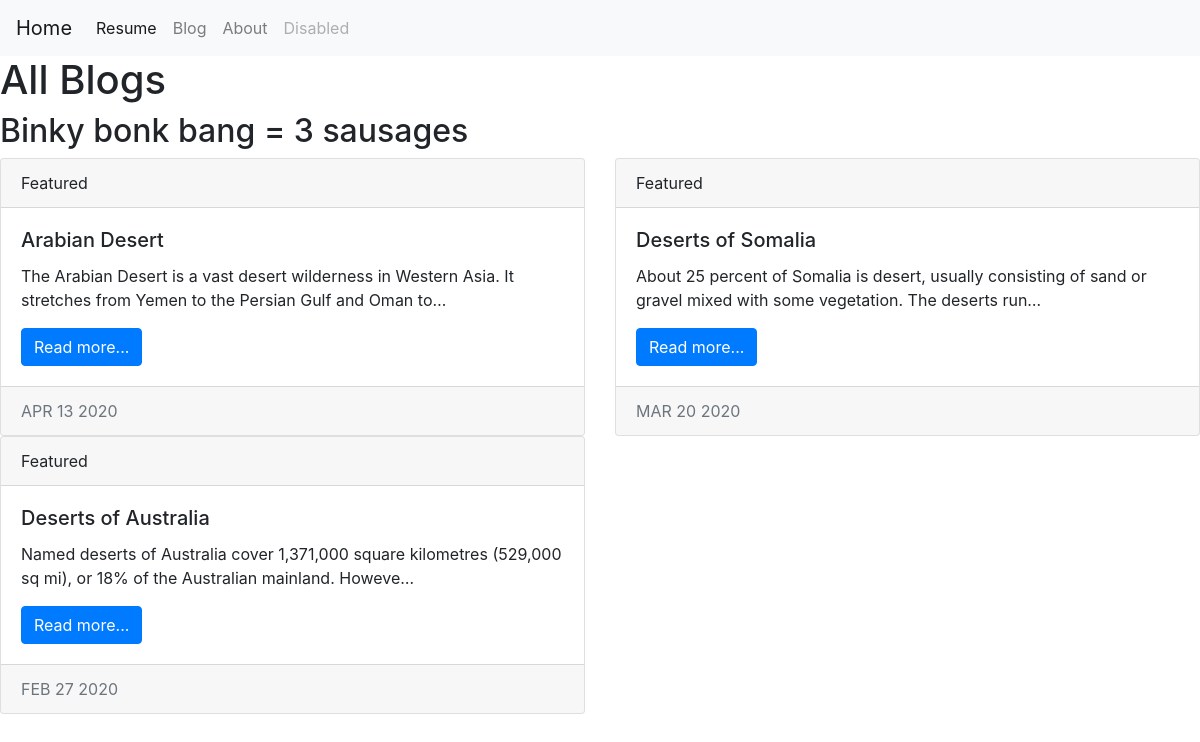
Screenshot of /blog/ with the database file from the repository.
### blog/models.py (models this page shows, shortened)
class Blog(models.Model):
    title = models.CharField(max_length=100)
    description = models.TextField()
    date = models.DateField()

### blog/views.py (the view)
# urls.py: path('', views.all_blogs, name='all_blogs'),
def all_blogs(request):
    blogs = Blog.objects.order_by('-date')[:5]
    return render(request, 'blog/all_blogs.html', {'blogs':blogs})

### blog/templates/blog/all_blogs.html
{% extends 'portfolio/base.html' %}
{% block content %}
<h1>All Blogs</h1>
<h2>Binky bonk bang = {{ blogs.count}} sausage{{ blogs.count|pluralize }}</h2>
<div class="row">
{% for blog in blogs %}
<div class="col-sm-6">
    <div class="card">
        <div class="card-header">
        Featured
        </div>
        <div class="card-body">
        <h5 class="card-title">{{ blog.title }}</h5>
        <p class="card-text">{{ blog.description|striptags|truncatechars:120 }}</p>
        <a href="{% url 'blog:detail' blog.id %}" class="btn btn-primary">Read more...</a>
        </div>
        <div class="card-footer text-muted">
            {{ blog.date|date:'M d Y'|upper }}
        </div>
        </div>
    </div>
{% endfor %}
</div>
{% endblock %}

### portfolio/templates/portfolio/base.html (shortened to what this page needs)
<!doctype html>
{% load static %}
<html lang="en">
  <head>
    <link rel="stylesheet" href="https://stackpath.bootstrapcdn.com/bootstrap/4.4.1/css/bootstrap.min.css">
    <nav class="navbar navbar-expand-lg navbar-light bg-light">
        <a class="navbar-brand" href="{% url 'home' %}">Home</a>
        <div class="collapse navbar-collapse" id="navbarNav">
          <ul class="navbar-nav">
            <li class="nav-item active">
              <a class="nav-link" href="{% static 'portfolio/cv.pdf'"}>Resume</a>
            </li>
            <li class="nav-item">
              <a class="nav-link" href="{% url 'blog:all_blogs' %}">Blog</a>
            </li>
            <li class="nav-item">
              <a class="nav-link" href="#">About</a>
            </li>
            <li class="nav-item">
              <a class="nav-link disabled" href="#">Disabled</a>
            </li>
          </ul>
        </div>
      </nav>
    {% block content %}{% endblock %}
  </body>
</html>

### rows the page displays
Blog: title "Arabian Desert", description "The Arabian Desert is a vast desert wilderness in Western Asia. It stretches from Yemen to the Persian Gulf and Oman to…", date "APR 13 2020"
Blog: title "Deserts of Somalia", description "About 25 percent of Somalia is desert, usually consisting of sand or gravel mixed with some vegetation. The deserts run…", date "MAR 20 2020"
Blog: title "Deserts of Australia", description "Named deserts of Australia cover 1,371,000 square kilometres (529,000 sq mi), or 18% of the Australian mainland. Howeve…", date "FEB 27 2020"

### other values shown
{{ blogs.count }} "3"
